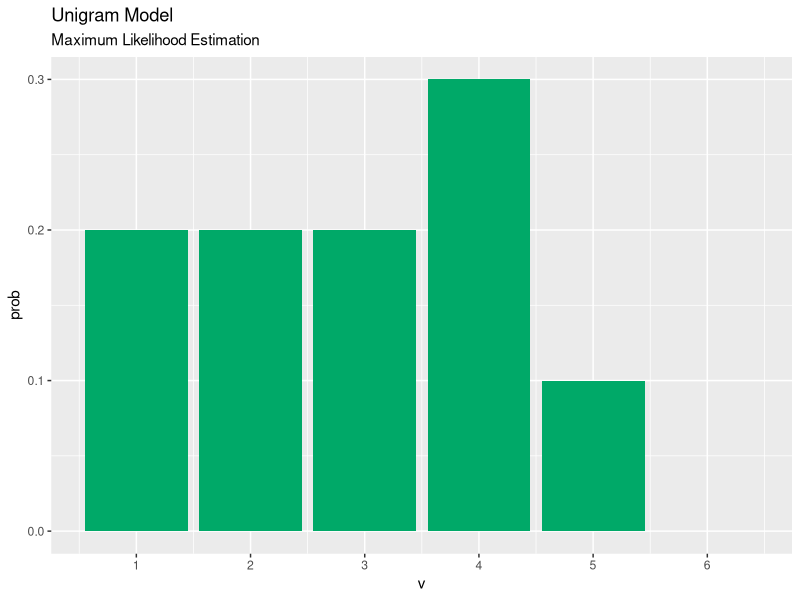
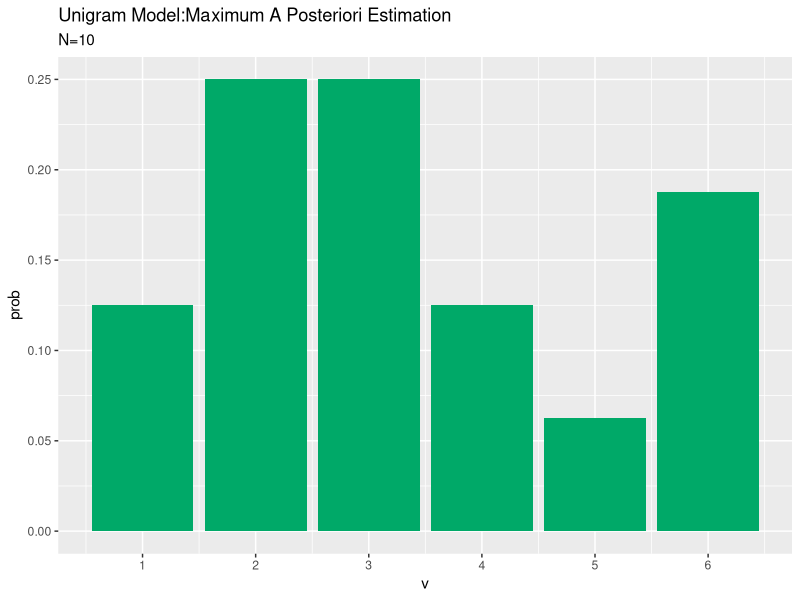
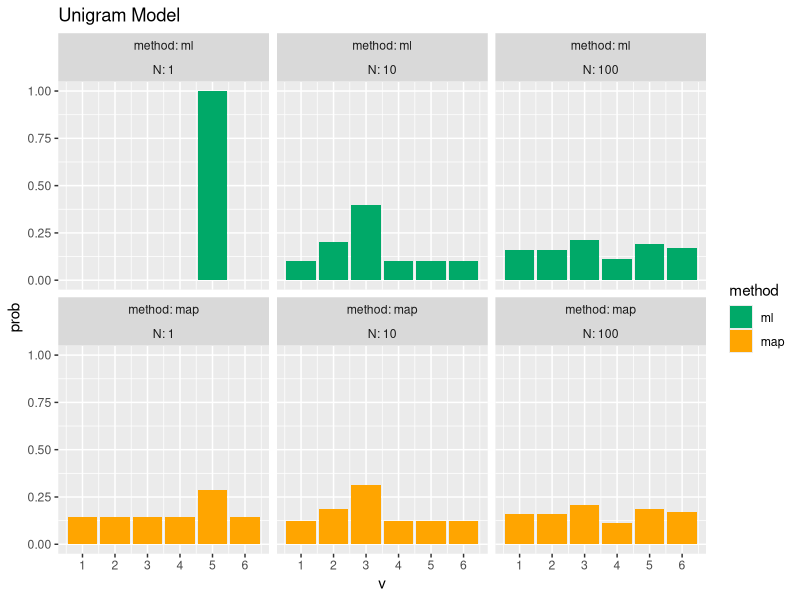
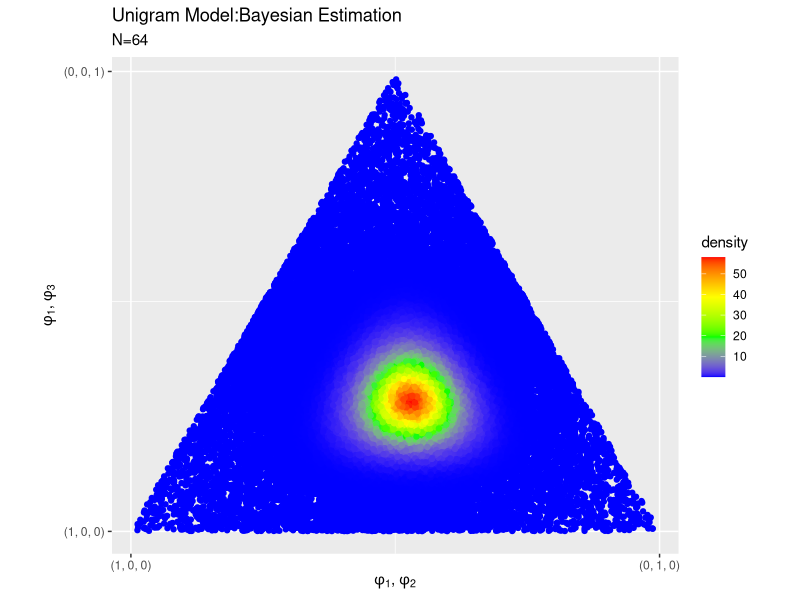
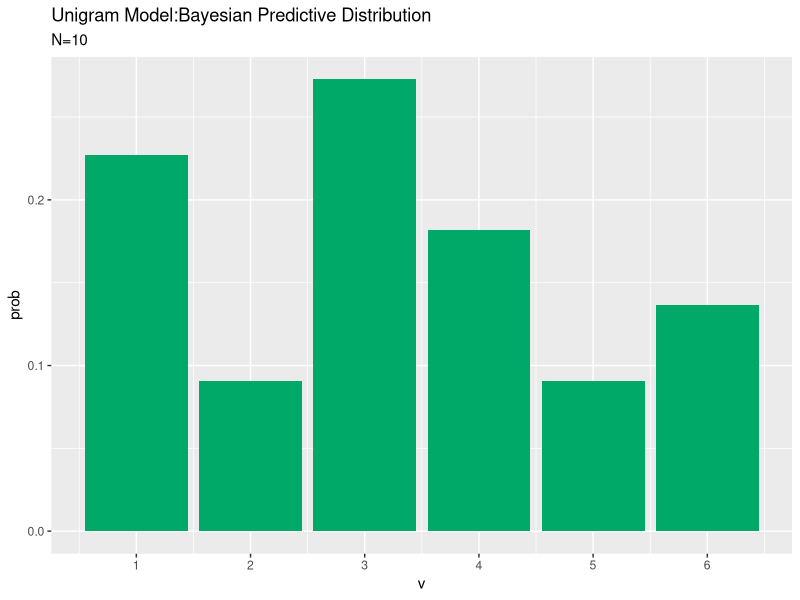
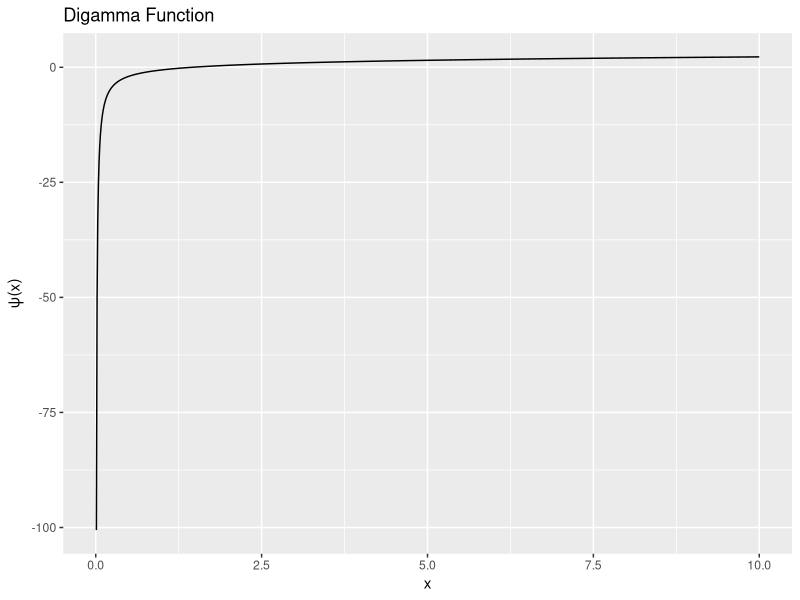
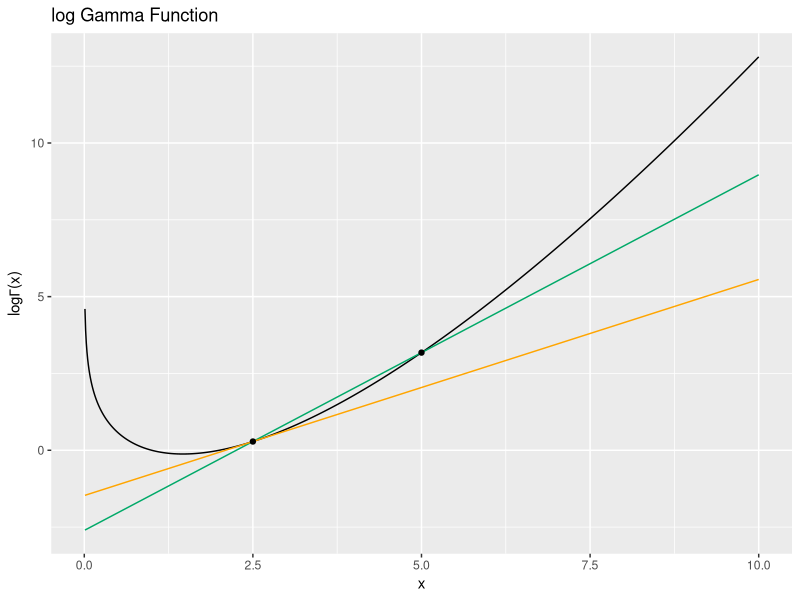

Here is the R script that generated these plots, in order:

# ch2.3 最尤推定 ----------------------------------------------------------------

# 利用パッケージ
library(tidyverse)


# 単語数(サイコロを振る回数)を指定
N_d <- 10

# 語彙数(サイコロの目の数)を指定
V = 6

# 真の単語分布(カテゴリ分布のパラメータ)を指定
phi_turth <- rep(1, V) / V
sum(phi_turth)

# 文書を生成(サイコロを振る)
w_dn <- sample(x = 1:V, size = N_d, replace = TRUE, prob = phi_turth)
w_dn

# 各語彙の出現回数を集計
doc_df1 <- tibble(v = w_dn) %>% 
  group_by(v) %>% # 出目でグループ化
  summarise(N_v = n()) # 出目ごとにカウント

# 出ない目があったとき用の対策
doc_df2 <- tibble(v = 1:V) %>% # 1からVまでの受け皿(行)を作成
  left_join(doc_df1, by = "v") %>% # 結合
  mutate(N_v = replace_na(N_v, 0)) # NAを0に置換

# 最尤推定
ml_df <- doc_df2 %>% 
  mutate(prob = N_v / sum(N_v)) # 式(4.2)

# 作図
ggplot(ml_df, aes(x = v, y = prob)) + # データ
  geom_bar(stat = "identity", fill = "#00A968") + # 棒グラフ
  scale_x_continuous(breaks = 1:V, labels = 1:V) + # 軸目盛
  labs(title = "Unigram Model", 
       subtitle = "Maximum Likelihood Estimation", 
       y = "prob") # ラベル


# ch2.4 MAP推定 --------------------------------------------------------------

# 利用パッケージ
library(tidyverse)


# 単語数(サイコロを振る回数)を指定
N_d <- 10

# 語彙数(サイコロの目の数)を指定
V = 6

# 真の単語分布(カテゴリ分布のパラメータ)を指定
phi_turth <- rep(1, V) / V
sum(phi_turth)

# 単語分布のパラメータを指定
beta <- 2

# 文書を生成(サイコロを振る)
w_dn <- sample(x = 1:V, size = N_d, replace = TRUE, prob = phi_turth)
w_dn

# 各語彙の出現回数を集計
doc_df1 <- tibble(v = w_dn) %>% 
  group_by(v) %>% # 出目でグループ化
  summarise(N_v = n()) # 出目ごとにカウント

# 出ない目があったとき用の対策
doc_df2 <- tibble(v = 1:V) %>% # 1からVまでの受け皿(行)を作成
  left_join(doc_df1, by = "v") %>% # 結合
  mutate(N_v = replace_na(N_v, 0)) # NAを0に置換


# MAP推定
map_df <- doc_df2 %>% 
  mutate(prob = (N_v + beta - 1) / (sum(N_v) + (beta - 1) * V))

# 作図
ggplot(map_df, aes(x = v, y = prob)) + # データ
  geom_bar(stat = "identity", fill = "#00A968") + # 棒グラフ
  scale_x_continuous(breaks = 1:V, labels = 1:V) + # 軸目盛
  labs(title = "Unigram Model:Maximum A Posteriori Estimation", 
       subtitle = paste0("N=", N_d)) # ラベル


# 最尤推定とMAP推定の比較 -----------------------------------------------------------

# 単語数を指定
N_d_vec <- c(1, 10, 100)

# パラメータ生成
res_df <- tibble()
for(i in seq_along(N_d_vec)){
  
  # 文書を生成
  doc_df <- tibble(
    v = sample(x = 1:V, size = N_d_vec[i], replace = TRUE, prob = phi_turth) # 単語を生成
  ) %>% 
    group_by(v) %>% # 語彙ごとにグループ化
    summarise(N_v = n()) %>% # 各語彙の出現回数を集計
    right_join(
      tibble(
        v = 1:V, 
        N = as.factor(N_d_vec[i]) # 作図用のラベル
      ), 
      by = "v"
    ) %>% # 結合
    mutate(N_v = replace_na(N_v, 0)) # NAを0に置換
  
  # 推定
  tmp_df <- doc_df %>% 
    mutate(ml = N_v / sum(N_v)) %>% # 最尤推定:式(2.3)
    mutate(map = (N_v + beta - 1) / (sum(N_v) + (beta - 1) * V)) # MAP推定
  
  # 推定結果を結合
  res_df <- rbind(res_df, tmp_df)
}

# wide型データフレームをlong型に変換
res_df_long <- pivot_longer(
  res_df, 
  cols = c(ml, map), # 変換する列を指定
  names_to = "method", # 現列名を値として格納する列名
  names_ptypes = list(method = factor()), # 現列名を値とする際の型を指定
  values_to = "prob" # 現セルの値を格納する列前
)

# 作図
ggplot(res_df_long, aes(x = v, y = prob, fill = method)) + # データの設定
  geom_bar(stat = "identity") + # 棒グラフ
  facet_wrap(method ~ N, nrow = 2, labeller = label_both) + # グラフの分割
  #facet_wrap(N ~ method, ncol = 2, labeller = label_both) + # グラフの分割
  scale_x_continuous(breaks = 1:V, labels = 1:V) + # 軸目盛
  scale_fill_manual(values = c("#00A968", "Orange")) + # 塗りつぶし色
  labs(title = "Unigram Model") # ラベル
  

# ch2.5 ベイズ推定 -----------------------------------------------------------------

# 利用パッケージ
library(tidyverse)


# 単語数(サイコロを振る回数)を指定
N_d <- 64

# 語彙数(サイコロの目の数):(V=3)
V = 3

# 真の単語分布(カテゴリ分布のパラメータ)を指定
phi_turth <- rep(1, V) / V
sum(phi_turth)

# 単語分布のパラメータを指定
beta <- 2

# 文書を生成(サイコロを振る)
w_dn <- sample(x = 1:V, size = N_d, replace = TRUE, prob = phi_turth)
w_dn

# 各語彙の出現回数を集計
doc_df1 <- tibble(v = w_dn) %>% 
  group_by(v) %>% # 出目でグループ化
  summarise(N_v = n()) # 出目ごとにカウント

# 出ない目があったとき用の対策
doc_df2 <- tibble(v = 1:V) %>% # 1からVまでの受け皿(行)を作成
  left_join(doc_df1, by = "v") %>% # 結合
  mutate(N_v = replace_na(N_v, 0)) # NAを0に置換


# 値をランダムに生成
phi_mat <- seq(0.001, 1, 0.001) %>% 
  sample(size = 120000, replace = TRUE) %>% 
  matrix(ncol = 3)

# 正規化
phi_mat <- phi_mat / rowSums(phi_mat)

# ベイズ推定
bayes_df <- tibble(
  x = phi_mat[, 2] + (phi_mat[, 3] / 2), # 三角座標に変換
  y = sqrt(3) * (phi_mat[, 3] / 2), # 三角座標に変換
  nmlz_term = lgamma(sum(doc_df2[["N_v"]]) + beta * V) - sum(lgamma(doc_df2[["N_v"]] + beta)), # 
  density = exp(nmlz_term + colSums((doc_df2[["N_v"]] + beta - 1) * log(t(phi_mat)))) # 正規化項
)

# 作図
ggplot(bayes_df, aes(x = x, y = y, color = density)) + # データ
  geom_point() + # 散布図
  scale_color_gradientn(colors = c("blue", "green", "yellow", "red")) +  # 色
  scale_x_continuous(breaks = c(0, 1), labels = c("(1, 0, 0)", "(0, 1, 0)")) + # x軸目盛
  scale_y_continuous(breaks = c(0, 0.87), labels = c("(1, 0, 0)", "(0, 0, 1)")) + # y軸目盛
  coord_fixed(ratio = 1) + # 縦横の比率
  labs(title = "Unigram Model:Bayesian Estimation", 
       subtitle = paste0("N=", N_d), 
       x = expression(paste(phi[1], ", ", phi[2], sep = "")), 
       y = expression(paste(phi[1], ", ", phi[3], sep = ""))) # ラベル


# ch2.6 ベイズ予測分布 --------------------------------------------------------------

# 利用パッケージ
library(tidyverse)


# 単語数(サイコロを振る回数)を指定
N_d <- 10

# 語彙数(サイコロの目の数)
V = 6

# 真の単語分布(カテゴリ分布のパラメータ)を指定
phi_turth <- rep(1, V) / V
sum(phi_turth)

# 単語分布のパラメータを指定
beta <- 2

# 文書を生成(サイコロを振る)
w_dn <- sample(x = 1:V, size = N_d, replace = TRUE, prob = phi_turth)
w_dn

# 各語彙の出現回数を集計
doc_df1 <- tibble(v = w_dn) %>% 
  group_by(v) %>% # 出目でグループ化
  summarise(N_v = n()) # 出目ごとにカウント

# 出ない目があったとき用の対策
doc_df2 <- tibble(v = 1:V) %>% # 1からVまでの受け皿(行)を作成
  left_join(doc_df1, by = "v") %>% # 結合
  mutate(N_v = replace_na(N_v, 0)) # NAを0に置換

# ベイズ予測分布を計算
predict_df <- doc_df2 %>% 
  mutate(prob = (N_v + beta) / sum(N_v + beta)) # 確率

# 作図
ggplot(predict_df, aes(x = v, y = prob)) + # データ
  geom_bar(stat = "identity", fill = "#00A968") + # 棒グラフ
  scale_x_continuous(breaks = 1:V, labels = 1:V) + # 軸目盛
  labs(title = "Unigram Model:Bayesian Predictive Distribution", 
       subtitle = paste0("N=", N_d)) # ラベル


# ch2.7 ハイパーパラメータ推定 --------------------------------------------------------------

# 不動点反復法 ------------------------------------------------------------------

# ディガンマ関数 -----------------------------------------------------------------

# 利用パッケージ
library(tidyverse)


# 作図範囲を指定
x_plot <- seq(0.01, 10, 0.01)


# ディガンマ関数
digamma_df <- tibble(
  x = x_plot, 
  y = digamma(x)
)

# 作図
ggplot(digamma_df, aes(x = x, y = y)) + 
  geom_line() + 
  labs(title = "Digamma Function", 
       y = expression(paste(psi, "(x)", sep = ""))) # ラベル


# ディガンマ関数の性質 --------------------------------------------------------------

# 対数をとったガンマ関数の曲線
log_Gamma_df <- tibble(
  x = x_plot, # 作図用のxの値
  y = lgamma(x) # 対数をとったガンマ関数の値
)

# 曲線上の2点を指定
point_df <- tibble(
  x = c(2.5, 5), # 2点のx軸の値を指定
  y = lgamma(x)
)

# 曲線上の2点を結ぶ直線
a_line <- (lgamma(point_df[["x"]][2]) - lgamma(point_df[["x"]][1])) / (point_df[["x"]][2] - point_df[["x"]][1]) # 傾き
b_line <- point_df[["y"]][1] - a_line * point_df[["x"]][1] # 切片
straight_line_df <- tibble(
  x = x_plot, 
  y = a_line * x + b_line
)

# 接線
b_tangent <- point_df[["y"]][1] - digamma(point_df[["x"]][1]) * point_df[["x"]][1] # 切片
tangent_df <- tibble(
  x = x_plot, 
  y = digamma(point_df[["x"]][1]) * x + b_tangent
)


# 作図
ggplot() + 
  geom_line(data = log_Gamma_df, mapping = aes(x = x, y = y)) + # 曲線
  geom_line(data = straight_line_df, mapping = aes(x = x, y = y), color = "#00A968") + # 直線
  geom_line(data = tangent_df, mapping = aes(x = x, y = y), color = "Orange") + # 接線
  geom_point(data = point_df, mapping = aes(x = x, y = y)) +  # 曲線上の2点
  labs(title = "log Gamma Function", 
       y = expression(paste(log, Gamma, "(x)", sep = ""))) # ラベル
